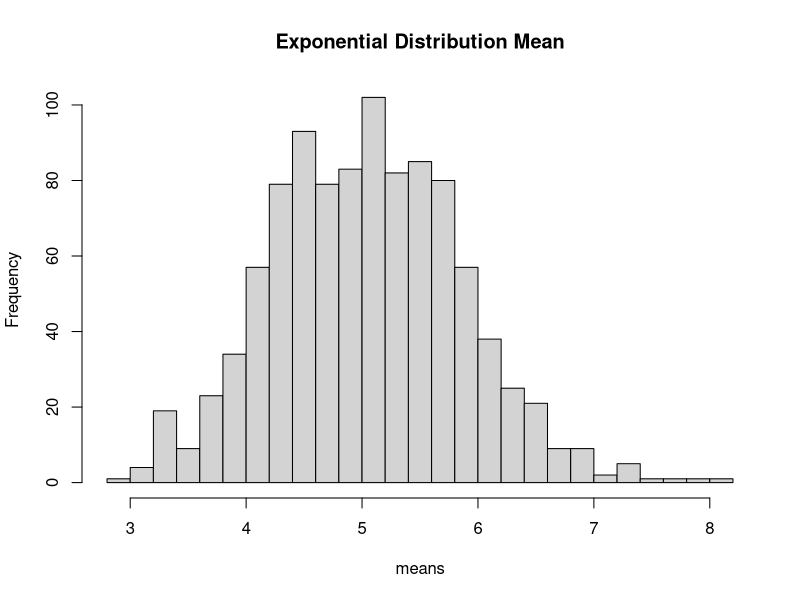
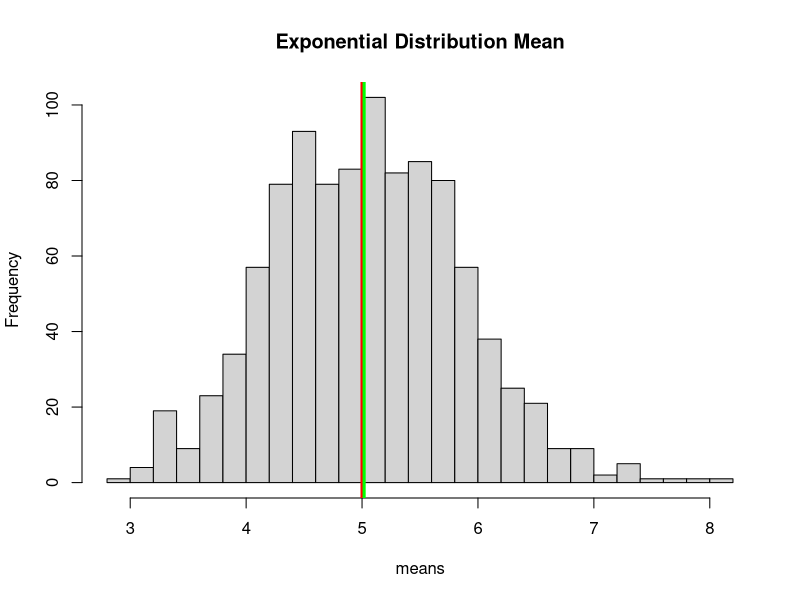
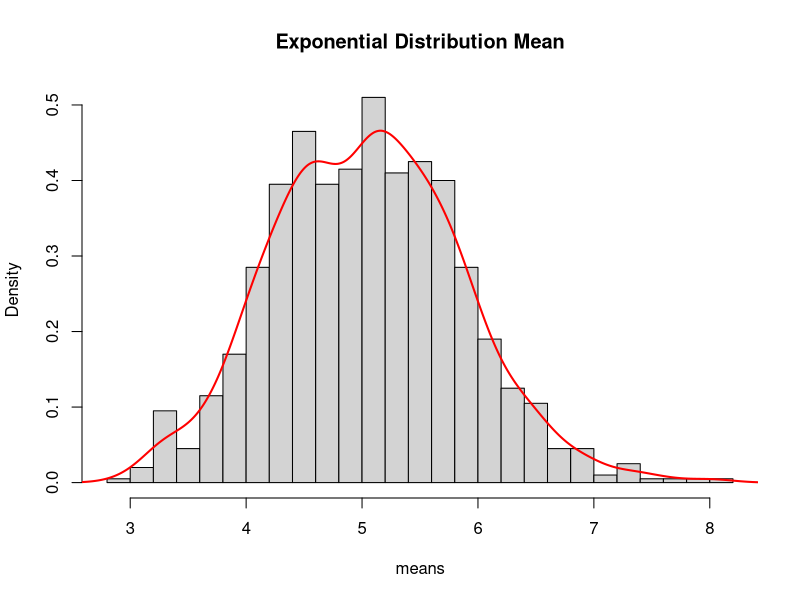
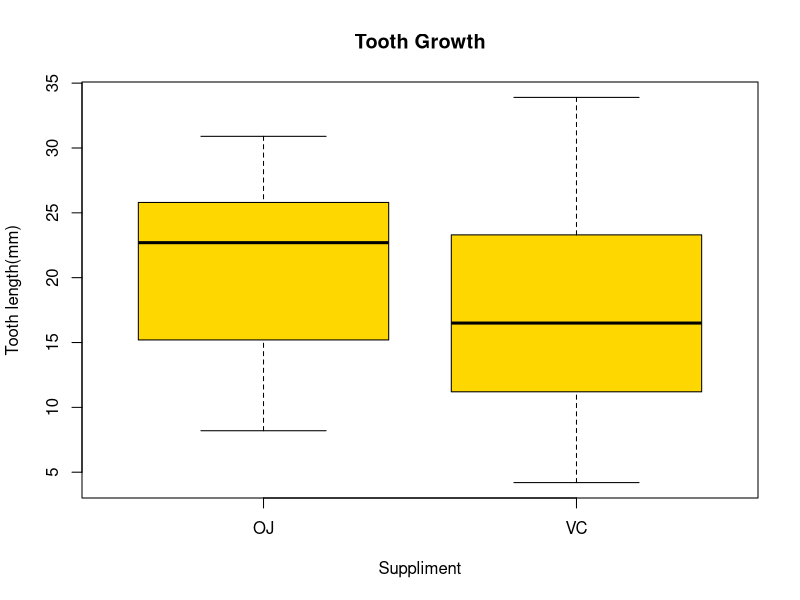
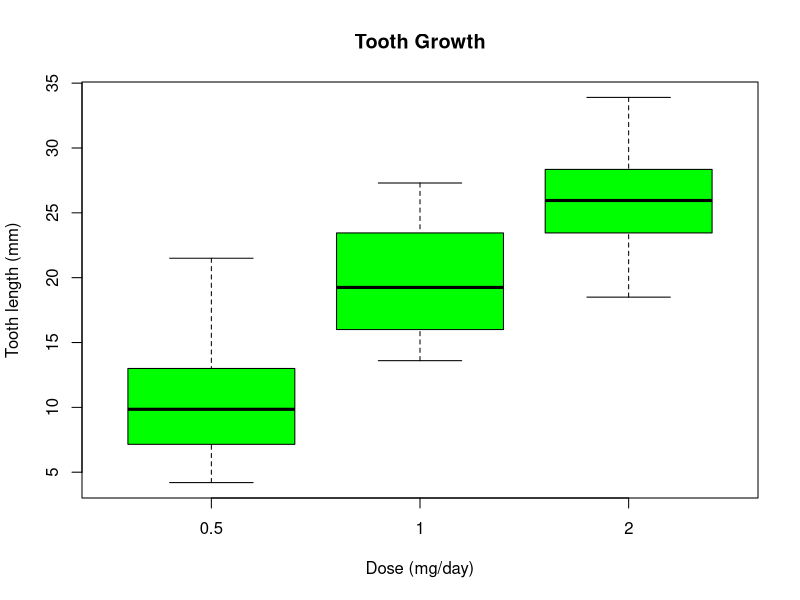
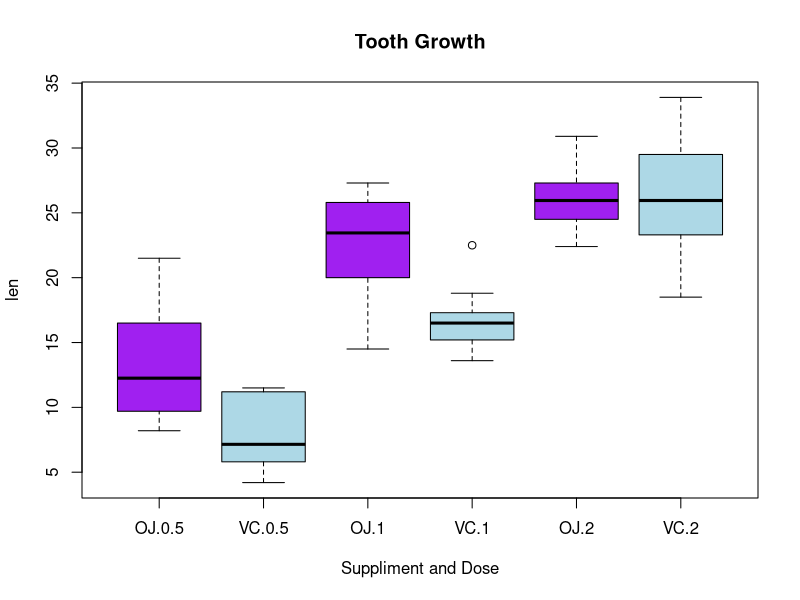

Here is the R script that generated these plots, in order:
##Part 1
set.seed(12345678) #Set the seed for reproducibility 
lambda <- 0.2 #Given value of lambda
n <- 40 #number of exponentials
sim_num <- 1000 #number of simuations

#Conduct expoential distribution and check for its mean
exp_dist <- matrix(rexp(n*sim_num, lambda), sim_num)
exp_means <- rowMeans(exp_dist)

##Conduct mean calculation for 1000 simulations of the exponential distribution
means <- NULL
for (i in 1: sim_num)means <- c(means, mean(rexp(n, lambda)))
hist(means, main= "Exponential Distribution Mean", breaks = 30) ##Make histogram of the result

##Sample mean vs. theoretical mean
mu <- 1/lambda
mu #Theoretical mean

sample_mn <- mean(exp_means)
sample_mn #Mean of sample means
#histogram
hist(means, main= "Exponential Distribution Mean", breaks = 30)
abline(v=mu, col="red",lwd=3)
abline(v=sample_mn, col="green", lwd=3)

##Sample variance (and std. dev.) vs. theoretical variance (and std.dev.)
var <- (1/lambda)^2/n
var #Theoretical variance
sigma <- 1/lambda/sqrt(n)
sigma #theoretical standard deviation 

sample_var <- var(exp_means)
sample_var #sample variance
sample_sd <- sd(exp_means)
sample_sd #sample standard deviation

#Distribution approximately normal?
hist(means, prob=TRUE, main= "Exponential Distribution Mean", breaks = 30)
lines(density(means), lwd=2, col="red")

##Part 2
library(datasets)
data(ToothGrowth)

#Summary of the dataset
dim(ToothGrowth)
str(ToothGrowth)
summary(ToothGrowth)

#Exploratory data analysis
boxplot(len~supp, data=ToothGrowth, col="gold", main= "Tooth Growth", xlab= "Suppliment", ylab= "Tooth length(mm)")
boxplot(len~dose, data=ToothGrowth, col="green", main= "Tooth Growth", xlab= "Dose (mg/day)", ylab= "Tooth length (mm)")
boxplot(len~supp*dose, data=ToothGrowth, col=(c("purple","lightblue")), main="Tooth Growth", xlab="Suppliment and Dose")

#CI and hypothesis testing using t-test
#Null hypothesis: There is no difference between the two types of suppliment (orange juice (OJ) and ascorbic acid(VC))
#Compare tooth growth by suppliment
t.test(len~supp, data=ToothGrowth)

#Compare tooth growth by different doses
#Null hypothesis: There is no difference between the dose levels.
dose_0.5_1.0 <- subset(ToothGrowth, dose %in% c(0.5,1.0))
t.test(len~dose, data=dose_0.5_1.0)

dose_0.5_2.0 <- subset(ToothGrowth, dose %in% c(0.5,2.0))
t.test(len~dose, data=dose_0.5_2.0)

dose_1.0_2.0 <- subset(ToothGrowth, dose %in% c(1.0, 2.0))
t.test(len~dose, data=dose_1.0_2.0)

